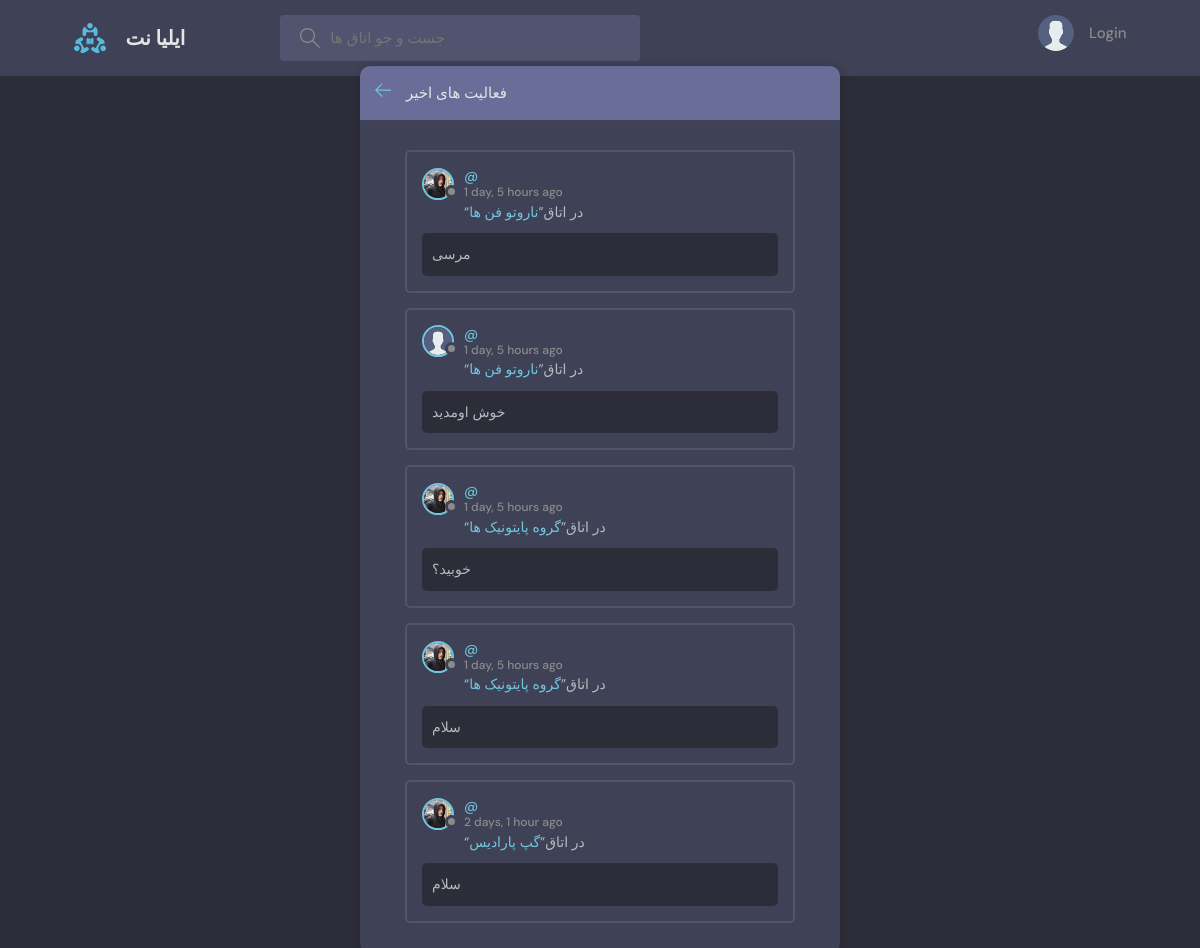
The page /activities/ on the database its author committed.
### base/models.py (models this page shows, shortened)
class Message(models.Model):
    user = models.ForeignKey(User, on_delete=models.CASCADE)
    room = models.ForeignKey(Room, on_delete=models.CASCADE)
    body = models.TextField()
    updated = models.DateTimeField(auto_now=True)
    created = models.DateTimeField(auto_now_add=True)
    class Meta:
        ordering = ['-updated', '-created']
    def __str__(self):
        return self.body[0:50]

class User(AbstractUser):
    name = models.CharField(max_length=200, null=True)
    email = models.EmailField(unique=True, null=True)
    bio = models.TextField(null=True)
    avatar = models.ImageField(null=True, default="avatar.svg")
    USERNAME_FIELD = 'email'
    REQUIRED_FIELDS = []

class Room(models.Model):
    host = models.ForeignKey(User, on_delete=models.SET_NULL, null=True)
    topic = models.ForeignKey(Topic, on_delete=models.SET_NULL, null=True)
    name = models.CharField(max_length=200)
    description = models.TextField(null=True, blank=True)
    participants = models.ManyToManyField(
        User, related_name='participants', blank=True)
    updated = models.DateTimeField(auto_now=True)
    created = models.DateTimeField(auto_now_add=True)
    class Meta:
        ordering = ['-updated', '-created']

### base/views.py (the view)
# urls.py: path("activities/",activitiesPage,name="activities"),
def activitiesPage(request):
    all_messages=Message.objects.filter()
    return render(request,'base/activity.html',{'all_messages':all_messages})

### base/templates/base/activity.html (shortened to what this page needs)
{% extends 'main.html' %}
{% block content %}
<main class="layout">
    <div class="container">
      <div class="layout__box">
        <div class="layout__boxHeader">
          <div class="layout__boxTitle">
            <a href="{% url 'home' %}">
              <svg version="1.1" xmlns="http://www.w3.org/2000/svg" width="32" height="32" viewBox="0 0 32 32">
                <title>arrow-left</title>
                <path
                  d="M13.723 2.286l-13.723 13.714 13.719 13.714 1.616-1.611-10.96-10.96h27.625v-2.286h-27.625l10.965-10.965-1.616-1.607z"
                ></path>
              </svg>
            </a>
            <h3>فعالیت های اخیر</h3>
          </div>
        </div>
        <div class="activities-page layout__body">
            {% for message in all_messages %}
          <div class="activities__box">
            <div class="activities__boxHeader roomListRoom__header">
              <a href="{% url 'user-profile' message.user.id}" class="roomListRoom__author">
                <div class="avatar avatar--small">
                  <img src="{{message.user.avatar.url}}" />
                </div>
                <p>
                  @{{user.username}}
                  <span>{{message.created|timesince}} ago</span>
                </p>
              </a>
            </div>
            <div class="activities__boxContent">
              <p> “<a href="{% url 'room' message.room.id %}">{{message.room.name}}</a>”در اتاق</p>
              <div class="activities__boxRoomContent">
                {{message}}
              </div>
            </div>
          </div>
            {% endfor %}
        </div>
      </div>
    </div>
  </main>
  {% endblock content %}

### static/css/style.css (style rules this page uses)
:root { --color-main: #71c6dd; --color-main-light: #e1f6fb; --color-dark: #3f4156; --color-dark-medium: #51546e; --color-dark-light: #696d97; --color-light: #e5e5e5; --color-gray: #8b8b8b; --color-light-gray: #b2bdbd; --color-bg: #2d2d39; --color-success: #5dd693; --color-error: #fc4b0b; }
* { font-family: "DM Sans", -apple-system, BlinkMacSystemFont, "Segoe UI", Roboto, Oxygen, Ubuntu, Cantarell, "Open Sans", "Helvetica Neue", sans-serif; margin: 0; padding: 0; box-sizing: border-box; text-rendering: optimizeLegibility; font-size: inherit; }
html { font-size: 56.25%; }
@media only screen and (min-width: 1200px) { html { font-size: 62.5%; } }
body { line-height: 1.6; font-weight: 400; font-size: 1.5rem; color: var(--color-light-gray); background-color: var(--color-bg); min-height: 100vh; }
img { width: 100%; }
a { display: inline-block; color: var(--color-main); text-decoration: none; }
.container { max-width: 120rem; width: 90%; margin: auto; }
.avatar { position: relative; display: inline-block; border-radius: 50%; border: 2px solid var(--color-main); }
.avatar img { display: block; border-radius: 50%; object-fit: cover; object-position: center; }
.avatar::after { content: ""; display: block; position: absolute; background-color: var(--color-gray); z-index: 111; border-radius: 50%; border: 0.3rem solid var(--color-dark); }
.avatar.avatar--small img { width: 2.8rem; height: 2.8rem; }
.avatar.avatar--small:after { width: 0.7rem; height: 0.7rem; bottom: 0px; right: -6px; }
.layout { margin-top: 2.4rem; }
.layout > .container { display: flex; justify-content: space-between; align-items: flex-start; }
.layout__box { width: 90%; max-width: 48rem; min-height: 40rem; position: absolute; top: 50%; left: 50%; transform: translate(-50%, -46%); background-color: var(--color-dark); border-radius: 1rem; box-shadow: 1px 1px 6px 3px rgba(0, 0, 0, 0.1); overflow: hidden; }
.layout__boxHeader { display: flex; padding: 1.5rem; background-color: var(--color-dark-light); }
.layout__boxTitle { display: flex; gap: 1.5rem; align-items: center; }
.layout__boxTitle h3 { text-transform: uppercase; font-weight: 500; color: var(--color-light); }
.layout__boxTitle svg { width: 1.6rem; height: 1.6rem; fill: var(--color-main); }
.layout__body { margin: 3rem; }
.roomListRoom__header { display: flex; justify-content: space-between; align-items: center; }
.roomListRoom__author { font-weight: 500; display: flex; align-items: center; gap: 1rem; }
.activities__box { margin: 1.5rem; padding: 1.5rem; border: 2px solid var(--color-dark-medium); border-radius: 5px; }
.activities__boxHeader p { font-size: 1.4rem; line-height: 1.3; }
.activities__boxHeader p span { color: var(--color-gray); font-size: 1.2rem; display: block; }
.activities__boxContent { margin-left: 4.2rem; }
.activities__boxContent { font-size: 1.4rem; }
.activities__boxRoomContent { background: var(--color-bg); padding: 1rem; border-radius: 5px; margin-top: 1rem; margin-left: -4.2rem; }

### rows shown on the page
Message: user.avatar (picture), created "1 day, 5 hours", room.name "ناروتو فن ها", body "مرسی"
Message: user.avatar (placeholder picture), created "1 day, 5 hours", room.name "ناروتو فن ها", body "خوش اومدید"
Message: user.avatar (picture), created "1 day, 5 hours", room.name "گروه پایتونیک ها", body "خوبید؟"
Message: user.avatar (picture), created "1 day, 5 hours", room.name "گروه پایتونیک ها", body "سلام"
Message: user.avatar (picture), created "2 days, 1 hour", room.name "گپ پارادیس", body "سلام"
